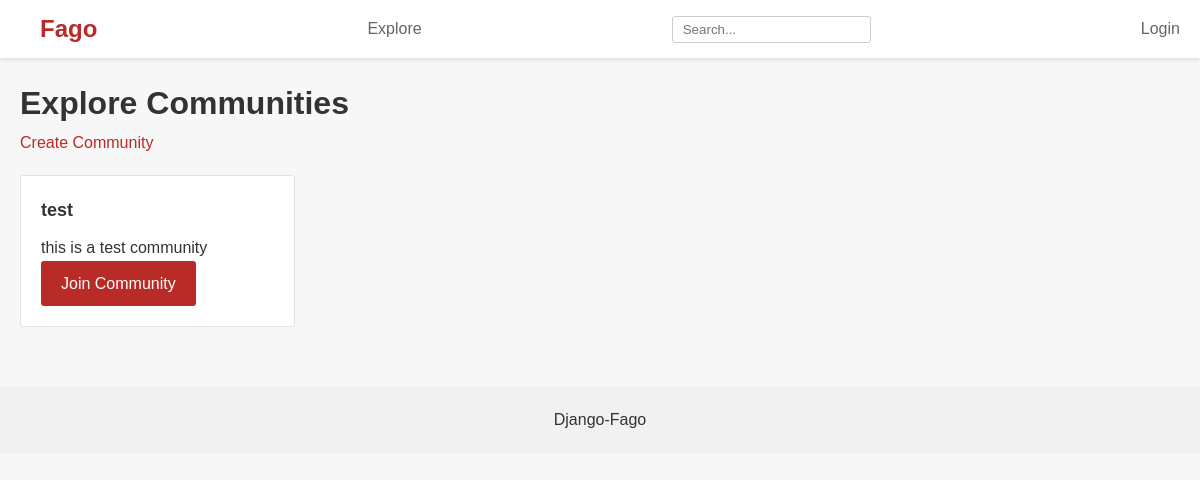
Page /c/explore/ on the earlier database version.
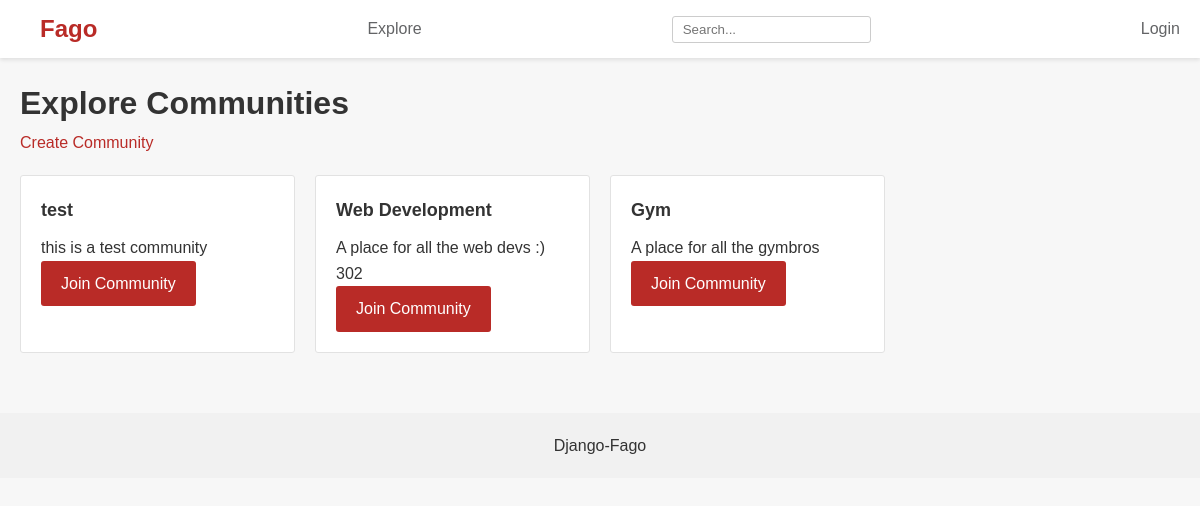
Same page on the later database version.
### communities/models.py (models this page shows, shortened)
class Community(models.Model):
    name = models.CharField(max_length=100, unique=True)
    description = models.TextField()
    owner = models.ForeignKey(User, on_delete=models.SET_NULL, null=True)
    members = models.ManyToManyField(User, related_name='communities')

### communities/views.py (the view)
# urls.py: path('explore/', views.explore, name='explore-communities'),
def explore(request):
    communities = Community.objects.all()
    context = {
        'communities': communities
    }
    return render(request, 'communities/explore.html', context=context)

### communities/templates/communities/explore.html (shortened to what this page needs)
{% extends 'posts/base.html' %}
{% block content %}
<main class="container">
    <h1>Explore Communities</h1><a href="{% url 'create-community' %}" class="hi">Create Community</a>
    <div class="communities">
        {% for community in communities %}
        <div class="community-card">
            <h2>{{ community.name }}</h2>
            <p>{{ community.description }}</p>
                {% if community in user.communities.all %}
                <a href="{% url 'community' community.name %}" class="btn">View</a>
                {% else %}
                <a href="{% url 'join-community' community.name %}" class="btn">Join Community</a>
                {% endif %}
        </div>
        {% endfor %}
    </div>
</main>
{% endblock %}

Differences in the rows shown:
added Community: name "Web Development", description "A place for all the web devs :) 302"
added Community: name "Gym", description "A place for all the gymbros"
